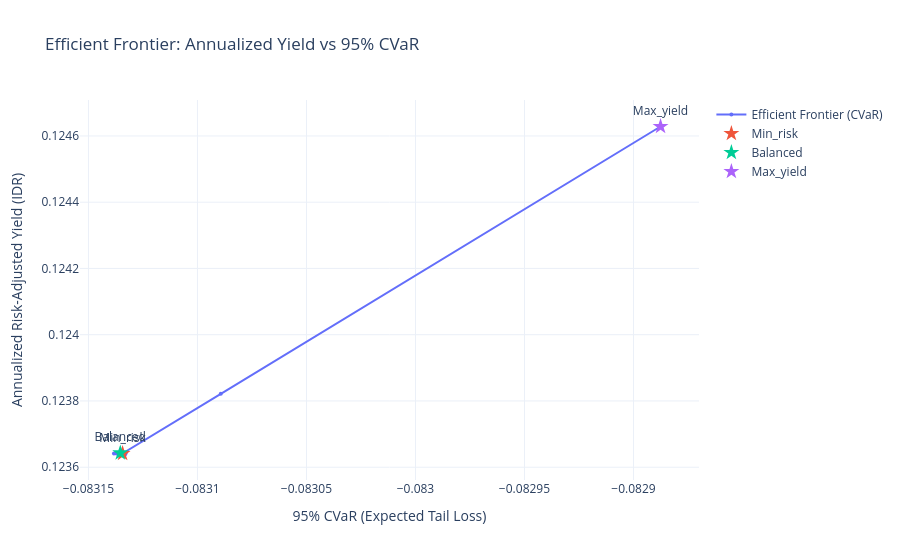

This figure's notebook cell:
### Markdown cell above
## 1. Efficient Frontier

Plot Yield vs CVaR.

### Code cell
fig = go.Figure()
fig.add_trace(go.Scatter(
    x=frontier_df['cvar_95'],
    y=frontier_df['expected_return'],
    mode='lines+markers',
    name='Efficient Frontier (CVaR)',
    marker=dict(size=4)
))

# Add named portfolios
for name in ['min_risk', 'balanced', 'max_yield']:
    p = named[name]
    fig.add_trace(go.Scatter(
        x=[p['cvar_95']],
        y=[p['expected_return']],
        mode='markers+text',
        name=name.capitalize(),
        text=[name.capitalize()],
        textposition="top center",
        marker=dict(size=12, symbol='star')
    ))

fig.update_layout(
    title='Efficient Frontier: Annualized Yield vs 95% CVaR',
    xaxis_title='95% CVaR (Expected Tail Loss)',
    yaxis_title='Annualized Risk-Adjusted Yield (IDR)',
    template='plotly_white'
)
fig.write_image('../data/processed/charts/efficient_frontier.png')
fig.show()

### Figure 1 — Plotly figure (JSON) as saved in the notebook; plotly's stock layout.template omitted (floating-point values rounded to 4 significant figures)
{"data": [{"marker": {"size": 4}, "mode": "lines+markers", "name": "Efficient Frontier (CVaR)", "type": "scatter", "x": [-0.08313, -0.08313, -0.08313, -0.08313, -0.08313, -0.08313, -0.08313, -0.08313, -0.08313, -0.08313, -0.08313, -0.08313, -0.08313, -0.08313, -0.08313, -0.08313, -0.08314, -0.08314, -0.08314, -0.08314, -0.08314, -0.08314, -0.08314, -0.08314, -0.08314, -0.08314, -0.08314, -0.08314, -0.08314, -0.08314, -0.08314, -0.08314, -0.08314, -0.08314, -0.08314, -0.08314, -0.08313, -0.08313, -0.08313, -0.08313, -0.08313, -0.08313, -0.08313, -0.08314, -0.08314, -0.08314, -0.08313, -0.08313, -0.08313, -0.08313, -0.08314, -0.08313, -0.08313, -0.08313, -0.08313, -0.08313, -0.08313, -0.08313, -0.08313, -0.08313, -0.08313, -0.08313, -0.08313, -0.08313, -0.08313, -0.08313, -0.08313, -0.08313, -0.08314, -0.08314, -0.08314, -0.08314, -0.08313, -0.08313, -0.08313, -0.08313, -0.08313, -0.08313, -0.08313, -0.08314, -0.08314, -0.08313, -0.08313, -0.08313, -0.08313, -0.08313, -0.08313, -0.08313, -0.08313, -0.08313, -0.08313, -0.08313, -0.08313, -0.08313, -0.08313, -0.08313, -0.08313, -0.08313, -0.08309, -0.08289], "y": [0.1236, 0.1236, 0.1236, 0.1236, 0.1236, 0.1236, 0.1236, 0.1236, 0.1236, 0.1236, 0.1236, 0.1236, 0.1236, 0.1236, 0.1236, 0.1236, 0.1236, 0.1236, 0.1236, 0.1236, 0.1236, 0.1236, 0.1236, 0.1236, 0.1236, 0.1236, 0.1236, 0.1236, 0.1236, 0.1236, 0.1236, 0.1236, 0.1236, 0.1236, 0.1236, 0.1236, 0.1236, 0.1236, 0.1236, 0.1236, 0.1236, 0.1236, 0.1236, 0.1236, 0.1236, 0.1236, 0.1236, 0.1236, 0.1236, 0.1236, 0.1236, 0.1236, 0.1236, 0.1236, 0.1236, 0.1236, 0.1236, 0.1236, 0.1236, 0.1236, 0.1236, 0.1236, 0.1236, 0.1236, 0.1236, 0.1236, 0.1236, 0.1236, 0.1236, 0.1236, 0.1236, 0.1236, 0.1236, 0.1236, 0.1236, 0.1236, 0.1236, 0.1236, 0.1236, 0.1236, 0.1236, 0.1236, 0.1236, 0.1236, 0.1236, 0.1236, 0.1236, 0.1236, 0.1236, 0.1236, 0.1236, 0.1236, 0.1236, 0.1236, 0.1236, 0.1236, 0.1236, 0.1236, 0.1238, 0.1246]}, {"marker": {"size": 12, "symbol": "star"}, "mode": "markers+text", "name": "Min_risk", "text": ["Min_risk"], "textposition": "top center", "type": "scatter", "x": [-0.08313], "y": [0.1236]}, {"marker": {"size": 12, "symbol": "star"}, "mode": "markers+text", "name": "Balanced", "text": ["Balanced"], "textposition": "top center", "type": "scatter", "x": [-0.08314], "y": [0.1236]}, {"marker": {"size": 12, "symbol": "star"}, "mode": "markers+text", "name": "Max_yield", "text": ["Max_yield"], "textposition": "top center", "type": "scatter", "x": [-0.08289], "y": [0.1246]}], "layout": {"title": {"text": "Efficient Frontier: Annualized Yield vs 95% CVaR"}, "xaxis": {"title": {"text": "95% CVaR (Expected Tail Loss)"}}, "yaxis": {"title": {"text": "Annualized Risk-Adjusted Yield (IDR)"}}}}
